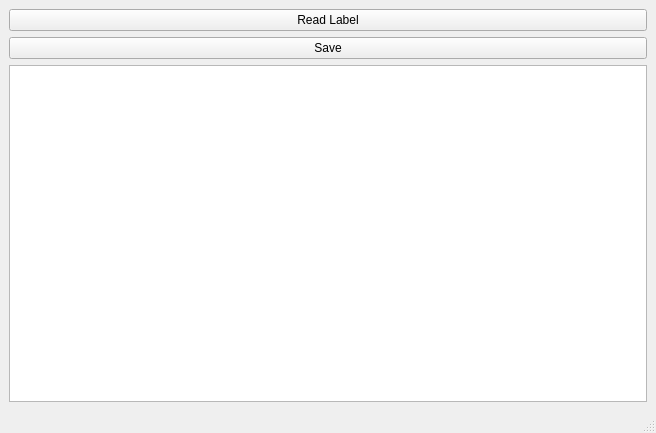
<?xml version="1.0" encoding="UTF-8"?>
<ui version="4.0">
 <class>MainWindow</class>
 <widget class="QMainWindow" name="MainWindow">
  <property name="geometry">
   <rect>
    <x>0</x>
    <y>0</y>
    <width>656</width>
    <height>433</height>
   </rect>
  </property>
  <property name="windowTitle">
   <string>MainWindow</string>
  </property>
  <widget class="QWidget" name="centralwidget">
   <layout class="QGridLayout" name="gridLayout">
    <item row="0" column="0">
     <layout class="QVBoxLayout" name="verticalLayout">
      <item>
       <widget class="QPushButton" name="readButton">
        <property name="text">
         <string>Read Label</string>
        </property>
       </widget>
      </item>
      <item>
       <widget class="QPushButton" name="saveButton">
        <property name="text">
         <string>Save</string>
        </property>
       </widget>
      </item>
      <item>
       <widget class="QGraphicsView" name="graphicsView"/>
      </item>
     </layout>
    </item>
   </layout>
  </widget>
  <widget class="QMenuBar" name="menubar">
   <property name="geometry">
    <rect>
     <x>0</x>
     <y>0</y>
     <width>656</width>
     <height>22</height>
    </rect>
   </property>
  </widget>
  <widget class="QStatusBar" name="statusbar"/>
 </widget>
 <resources/>
 <connections/>
</ui>
